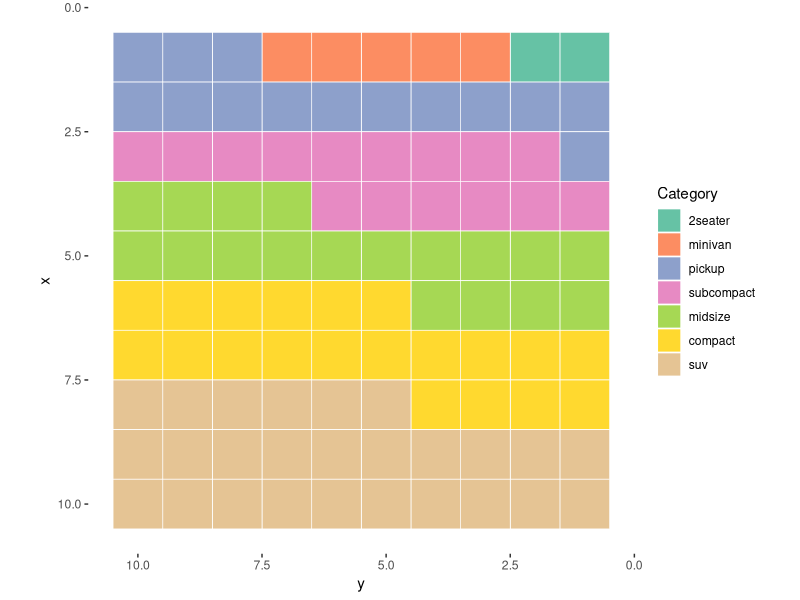
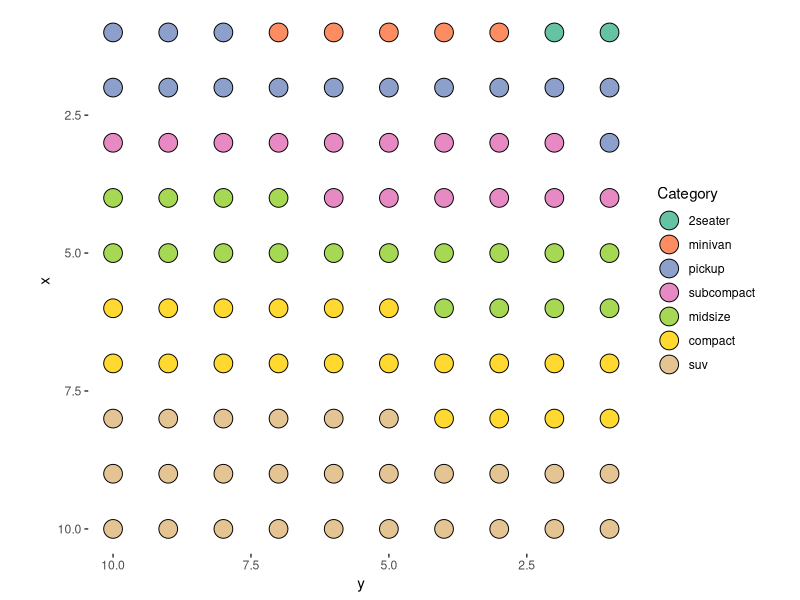

Recreate these plots in R, in order.
## ---- chunk 1
knitr::opts_chunk$set(echo = TRUE)
## ---- chunk 2
library(tidyverse)
library(RColorBrewer)
## ---- chunk 3
# data
categ_table = round(table(mpg$class) * (10 * 10) / length(mpg$class))
sort_table = sort(categ_table, index.return = TRUE, decreasing = FALSE)
Order = sort(as.data.frame(categ_table)$Freq, index.return = TRUE, decreasing = FALSE)
df = expand.grid(y = 1:10, x = 1:10)
df$category = factor(rep(names(sort_table), sort_table), levels = names(sort_table))
head(df, 20)
## ---- chunk 4
Colormap = brewer.pal(length(sort_table), "Set2")

ggplot(data = df, aes(x = y, y = x, fill = category)) +
    geom_tile(color = "white", size = 0.25) +
    coord_fixed(ratio = 1) +
    scale_x_continuous(trans = "reverse") +
    scale_y_continuous(trans = "reverse") +
    scale_fill_manual(name = "Category", values = Colormap) +
    theme(panel.background = element_blank(),
          plot.title = element_text(size = rel(1.2)),
          legend.position = "right")
## ---- chunk 5
Colormap = brewer.pal(length(sort_table), "Set2")

ggplot(data = df, aes(x = y, y = x, fill = category)) +
    geom_point(color = "black", shape = 21, size = 6) +
    coord_fixed(ratio = 1) +
    scale_x_continuous(trans = "reverse") +
    scale_y_continuous(trans = "reverse") +
    scale_fill_manual(name = "Category", values = Colormap) +
    theme(panel.background = element_blank(),
          plot.title = element_text(size = rel(1.2)),
          legend.position = "right")
